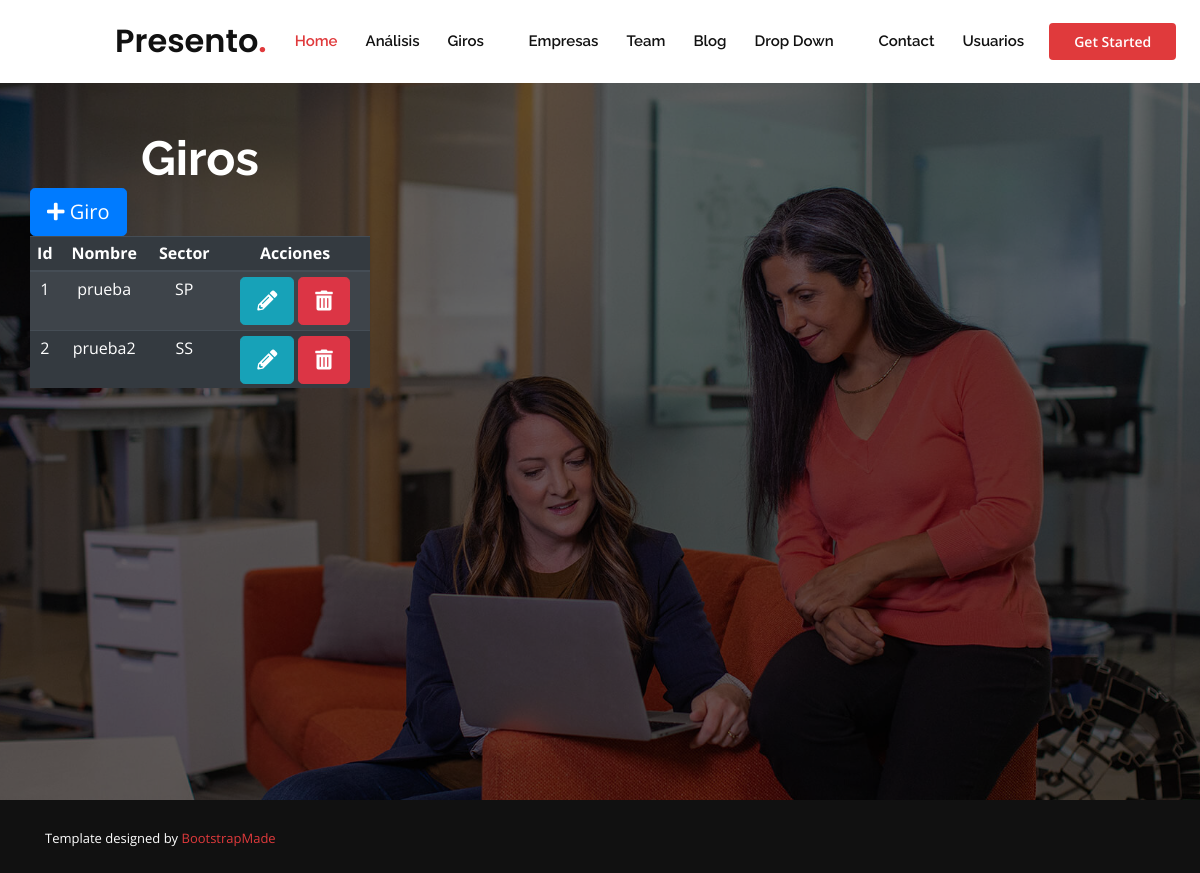
Page /Giro/Giros on the earlier database version.
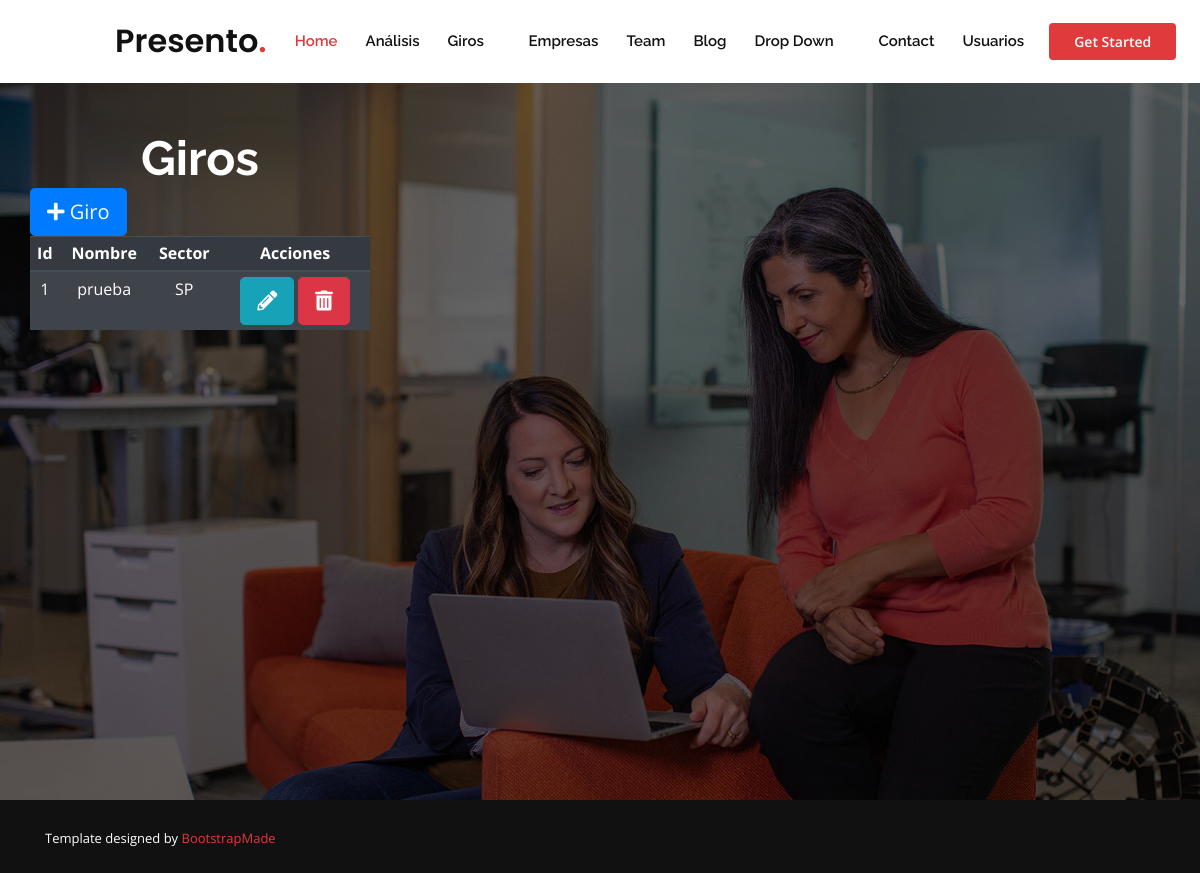
Same page on the later database version.
### Giro/models.py (models this page shows, shortened)
class Giro(models.Model):
    SECTOR = (
        ('SP', 'Sector primario'),
        ('SS', 'Sector secundario'),
        ('ST', 'Sector terciario'),
    )
    idGiro = models.PositiveIntegerField(primary_key=True, validators=[MinValueValidator(1), MaxValueValidator(99)])
    nombreGiro = models.CharField(max_length=100)
    sector = models.CharField(choices=SECTOR, max_length=2)

### Giro/views.py (the view)
# urls.py: path('Giros', MostrarGiros.as_view(), name = 'AdministrarGiros'),
class MostrarGiros(ListView):
    model = Giro
    template_name = 'Giro/AdministrarGiros.html'

### templates/Giro/AdministrarGiros.html (shortened to what this page needs)
{% extends 'Base/base.html' %}
{% block content %}
<div class="scrolling-box">
  <div class="container-fluid">
    <div class="row align-items-start">
      <div class="col-sm" align="center">
        <div class="row" align="center">
          <div class="col-lg-4 col-md col-sm col-xs mt-5">
            <strong><h1>Giros</h1></strong>
            <div class="row container col-sm text-center" width="50%">
              <div class="row container">
                <a class="btn btn-primary btn-lg" href="{% url 'Giro:CrearGiro' %}"><i class="fas fa-plus"></i> Giro</a>
              </div>
              <table class="table table-striped table-dark table-sm">
                <thead class="table-dark">
                  <tr>
                    <th scope="col" align="center">Id</th>
                    <th scope="col">Nombre</th>
                    <th scope="col">Sector</th>
                    <th scope="col" width="150px">Acciones</th>
                  </tr>
                </thead>
                <tbody>
                  {% for row in object_list%}
                    <tr>
                      <td>{{ row.idGiro}}</td>
                      <td>{{ row.nombreGiro}}</td>
                      <td>{{ row.sector}}</td>
                      <td>
                        <a href="{% url 'Giro:ModificarGiro' row.pk %}" class="btn-info btn btn-lg">
                          <i class="fas fa-pencil-alt"></i>
                        </a>
                        <button class="btn-danger btn btn-lg" data-toggle='modal' data-target='#deleteModal' data-pk='{{ row.pk }}'>
                          <i class="fas fa-trash-alt"></i>
                        </button>
                      </td>
                    </tr>
                  {% endfor %}
                </tbody>
              </table>
            </div>
          </div>
        </div>
      </div>
    </div>
  </div>
</div>
{% endblock %}

Differences in the rows shown:
removed Giro: idGiro "2", nombreGiro "prueba2", sector "SS"
